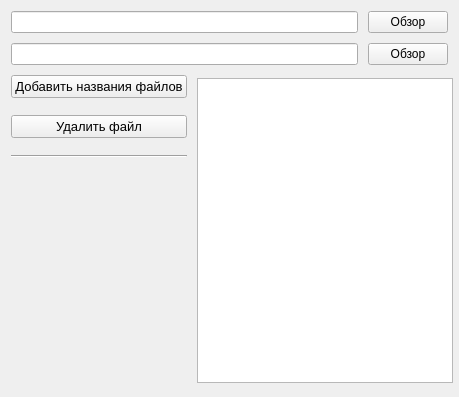
<?xml version="1.0" encoding="UTF-8"?>
<ui version="4.0">
 <class>CopyFilesForm</class>
 <widget class="QWidget" name="CopyFilesForm">
  <property name="geometry">
   <rect>
    <x>0</x>
    <y>0</y>
    <width>459</width>
    <height>397</height>
   </rect>
  </property>
  <property name="minimumSize">
   <size>
    <width>459</width>
    <height>397</height>
   </size>
  </property>
  <property name="maximumSize">
   <size>
    <width>459</width>
    <height>397</height>
   </size>
  </property>
  <property name="windowTitle">
   <string>Настройка копирования файлов</string>
  </property>
  <layout class="QVBoxLayout" name="verticalLayout_2">
   <item>
    <layout class="QVBoxLayout" name="verticalLayout">
     <property name="spacing">
      <number>10</number>
     </property>
     <item>
      <layout class="QHBoxLayout" name="horizontalLayout_1" stretch="0,0">
       <item>
        <widget class="QLineEdit" name="dir_line_edit_from">
         <property name="enabled">
          <bool>true</bool>
         </property>
         <property name="readOnly">
          <bool>true</bool>
         </property>
         <property name="TypeField" stdset="0">
          <string>edit_from</string>
         </property>
        </widget>
       </item>
       <item>
        <widget class="QPushButton" name="dir_button_dial_from">
         <property name="text">
          <string>Обзор</string>
         </property>
        </widget>
       </item>
      </layout>
     </item>
     <item>
      <layout class="QHBoxLayout" name="horizontalLayout_2" stretch="0,0">
       <item>
        <widget class="QLineEdit" name="dir_line_edit_to">
         <property name="readOnly">
          <bool>true</bool>
         </property>
         <property name="TypeField" stdset="0">
          <string>edit_to</string>
         </property>
        </widget>
       </item>
       <item>
        <widget class="QPushButton" name="dir_button_dial_to">
         <property name="text">
          <string>Обзор</string>
         </property>
        </widget>
       </item>
      </layout>
     </item>
     <item>
      <layout class="QHBoxLayout" name="horizontalLayout">
       <item>
        <layout class="QVBoxLayout" name="verticalLayout_3" stretch="1,0,0,0">
         <property name="spacing">
          <number>17</number>
         </property>
         <item>
          <widget class="QPushButton" name="add_files_name_button">
           <property name="font">
            <font>
             <pointsize>10</pointsize>
            </font>
           </property>
           <property name="text">
            <string>Добавить названия файлов</string>
           </property>
          </widget>
         </item>
         <item>
          <widget class="QPushButton" name="delete_file_name_button">
           <property name="font">
            <font>
             <pointsize>10</pointsize>
            </font>
           </property>
           <property name="text">
            <string>Удалить файл</string>
           </property>
          </widget>
         </item>
         <item>
          <widget class="Line" name="line">
           <property name="orientation">
            <enum>Qt::Horizontal</enum>
           </property>
          </widget>
         </item>
         <item>
          <spacer name="verticalSpacer">
           <property name="orientation">
            <enum>Qt::Vertical</enum>
           </property>
           <property name="sizeHint" stdset="0">
            <size>
             <width>20</width>
             <height>40</height>
            </size>
           </property>
          </spacer>
         </item>
        </layout>
       </item>
       <item>
        <widget class="QTableWidget" name="table_files">
         <property name="minimumSize">
          <size>
           <width>256</width>
           <height>305</height>
          </size>
         </property>
         <property name="maximumSize">
          <size>
           <width>256</width>
           <height>305</height>
          </size>
         </property>
         <property name="editTriggers">
          <set>QAbstractItemView::NoEditTriggers</set>
         </property>
         <property name="showGrid">
          <bool>false</bool>
         </property>
         <property name="columnCount">
          <number>2</number>
         </property>
         <attribute name="horizontalHeaderVisible">
          <bool>false</bool>
         </attribute>
         <attribute name="horizontalHeaderHighlightSections">
          <bool>true</bool>
         </attribute>
         <attribute name="verticalHeaderVisible">
          <bool>false</bool>
         </attribute>
         <column/>
         <column/>
        </widget>
       </item>
      </layout>
     </item>
    </layout>
   </item>
  </layout>
 </widget>
 <resources/>
 <connections/>
</ui>
